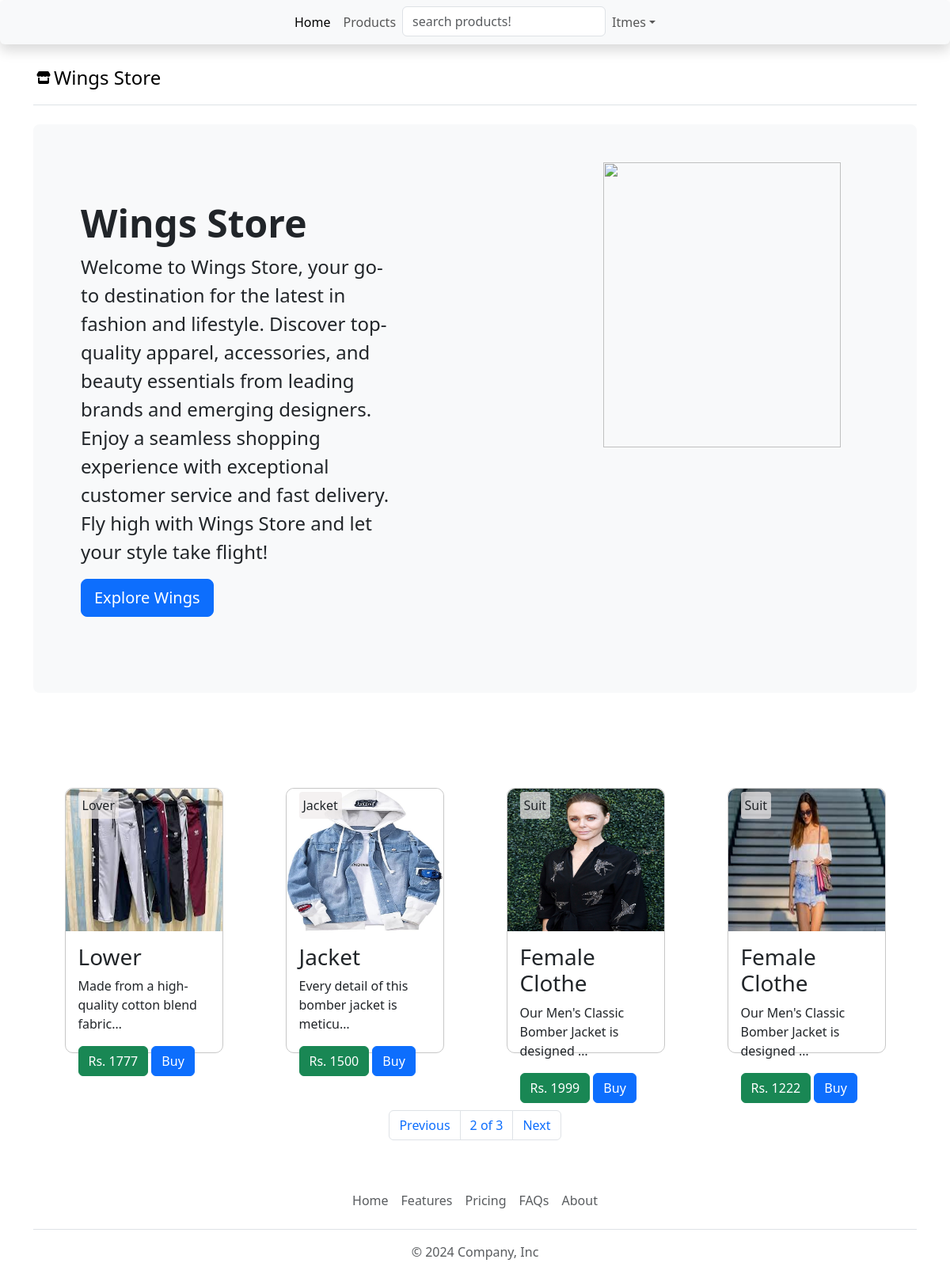
Screenshot of /?page=2 with the database file from the repository.
### store/models.py (models this page shows, shortened)
class Products(models.Model):
    products_id = models.AutoField
    products_name = models.CharField(max_length=100)
    category = models.CharField(max_length=50)
    subcategory = models.CharField(max_length=50)
    price = models.IntegerField()
    products_desc = models.TextField()
    products_image = models.ImageField(upload_to='products')

### store/views.py (the view, shortened to what this page needs)
# urls.py: 2. Add a URL to urlpatterns:  path('', Home.as_view(), name='home')
def Home(request):
    products = Products.objects.all()
    paginator = Paginator(products,4)
    page_number = request.GET.get('page',1)
    page_obj = paginator.get_page(page_number)
    params = {'products':products, 'products':page_obj}
    return render(request, "index.html", params)

### store/templates/index.html (shortened to what this page needs)
{% extends "base.html" %}
{% block body %}
<main>
  <div class="container py-4">
    <header class="pb-3 mb-4 border-bottom">
      <a href="/" class="d-flex align-items-center text-body-emphasis text-decoration-none">
        <i class="fa-solid fa-store mx-1"><title>Wings Store</title></i>
        <span class="fs-4">Wings Store</span>
      </a>
    </header>
    <div class="p-5 mb-4 bg-body-tertiary rounded-3 d-flex">
      <div class="container-fluid py-5">
        <h1 class="display-5 fw-bold">Wings Store</h1>
        <p class="col-md-8 fs-4">Welcome to Wings Store, your go-to destination for the latest in fashion and lifestyle. Discover top-quality apparel, accessories, and beauty essentials from leading brands and emerging designers. Enjoy a seamless shopping experience with exceptional customer service and fast delivery. Fly high with Wings Store and let your style take flight!</p>
        <button class="btn btn-primary btn-lg" type="button">Explore Wings</button>
      </div>
      <div class="img mx-5">
        <img src="https://encrypted-tbn0.gstatic.com/images?q=tbn:ANd9GcR9zznxEE4UpypXD7-Sq0iNiZmm9AafYO_o6Q&s" height="360px" width="300px" alt="">
      </div>
    </div>
  </div>
</main>
<div class="container my-5 product-container">
  {% for product in products %}
  <div class="d-flex justify-content-around">
    <div class="products mx-4 my-4 position-relative">
    <span class="position-absolute my-1 mx-3 category">{{product.category}}</span>
      <div class="products-img">
          <img src="/media/{{product.products_image}}" alt="">
      </div>
      <div class="products-details p-3">
          <h3>{{product.products_name}}</h3>
          <p>{{product.products_desc|truncatechars:45}}</p>
          <a href="/buying/{{product.id}}/"><span class="btn btn-success">Rs. {{product.price}}</span></a>
          <a href="/buying/{{product.id}}/"><button class="btn btn-primary">Buy</button></a>
      </div>
    </div>
  </div>
    {% endfor %}
</div>
<div class="d-flex justify-content-center">
  <nav aria-label="Page navigation example">
    <ul class="pagination">
        {% if products.has_previous %}
      <li class="page-item">
        <a class="page-link" href="?page={{products.previous_page_number}}">Previous</a></li>
      {% endif %}
      <li class="page-item">
        <span class="page-link">
            {{products.number}} of {{products.paginator.num_pages}}
        </span>
      </li>
      {% if products.has_next %}
      <li class="page-item">
        <a href="?page={{products.next_page_number}}" class="page-link">Next</a>
    </li>
    {% endif %}
    </ul>
  </nav>
</div>
{% endblock body %}

### store/templates/base.html (shortened to what this page needs)
<!doctype html>
<html lang="en">
  <head>
    <link href="https://cdn.jsdelivr.net/npm/bootstrap@5.3.3/dist/css/bootstrap.min.css" rel="stylesheet">
	<link rel="stylesheet" href="https://cdnjs.cloudflare.com/ajax/libs/font-awesome/6.5.2/css/all.min.css" />
  </head>
  <body>
	<nav class="navbar navbar-expand-lg bg-body-tertiary rounded shadow" aria-label="Twelfth navbar example">
		<div class="container-fluid">
		  <div class="collapse navbar-collapse justify-content-md-center" id="navbarsExample10">
			<ul class="navbar-nav">
			  <li class="nav-item">
				<a class="nav-link active" aria-current="page" href="/">Home</a>
			  </li>
			  <li class="nav-item">
				<a class="nav-link" href="/products/">Products</a>
			  </li>
			  <form>
				<input type="search" class="form-control" name="search" placeholder="search products!">
			  </form>
			  <li class="nav-item dropdown">
				<a class="nav-link dropdown-toggle" href="#" data-bs-toggle="dropdown" aria-expanded="false">Itmes</a>
			  </li>
			</ul>
		  </div>
		</div>
	  </nav>
    {% block body %}
	{% endblock %}
	<div class="container">
		<footer class="py-3 my-4">
		  <ul class="nav justify-content-center border-bottom pb-3 mb-3">
			<li class="nav-item"><a href="#" class="nav-link px-2 text-body-secondary">Home</a></li>
			<li class="nav-item"><a href="#" class="nav-link px-2 text-body-secondary">Features</a></li>
			<li class="nav-item"><a href="#" class="nav-link px-2 text-body-secondary">Pricing</a></li>
			<li class="nav-item"><a href="#" class="nav-link px-2 text-body-secondary">FAQs</a></li>
			<li class="nav-item"><a href="#" class="nav-link px-2 text-body-secondary">About</a></li>
		  </ul>
		  <p class="text-center text-body-secondary">&copy; 2024 Company, Inc</p>
		</footer>
	  </div>
  </body>
</html>

### store/templates/index.html (style rules this page uses)
.products { width: 200px; height: 335px; border: 1px solid rgb(199, 199, 199); border-radius: 10px; }
.products-img img { width: 100%; height: 180px; border-radius: 10px 10px 0 0; }
.category { background-color: rgba(240, 236, 236, 0.726); border-radius: 4px; padding: 5px; }
.product-container { display: grid; grid-template-areas: 'product product product product' ; }

### rows the page displays
Products: category "Lover", products_image (picture), products_name "Lower", products_desc "Made from a high-quality cotton blend fabric…", price "1777"
Products: category "Jacket", products_image (picture), products_name "Jacket", products_desc "Every detail of this bomber jacket is meticu…", price "1500"
Products: category "Suit", products_image (picture), products_name "Female Clothe", products_desc "Our Men's Classic Bomber Jacket is designed …", price "1999"
Products: category "Suit", products_image (picture), products_name "Female Clothe", products_desc "Our Men's Classic Bomber Jacket is designed …", price "1222"

### other values shown
{{ products.number }} "2"
{{ products.paginator.num_pages }} "3"
